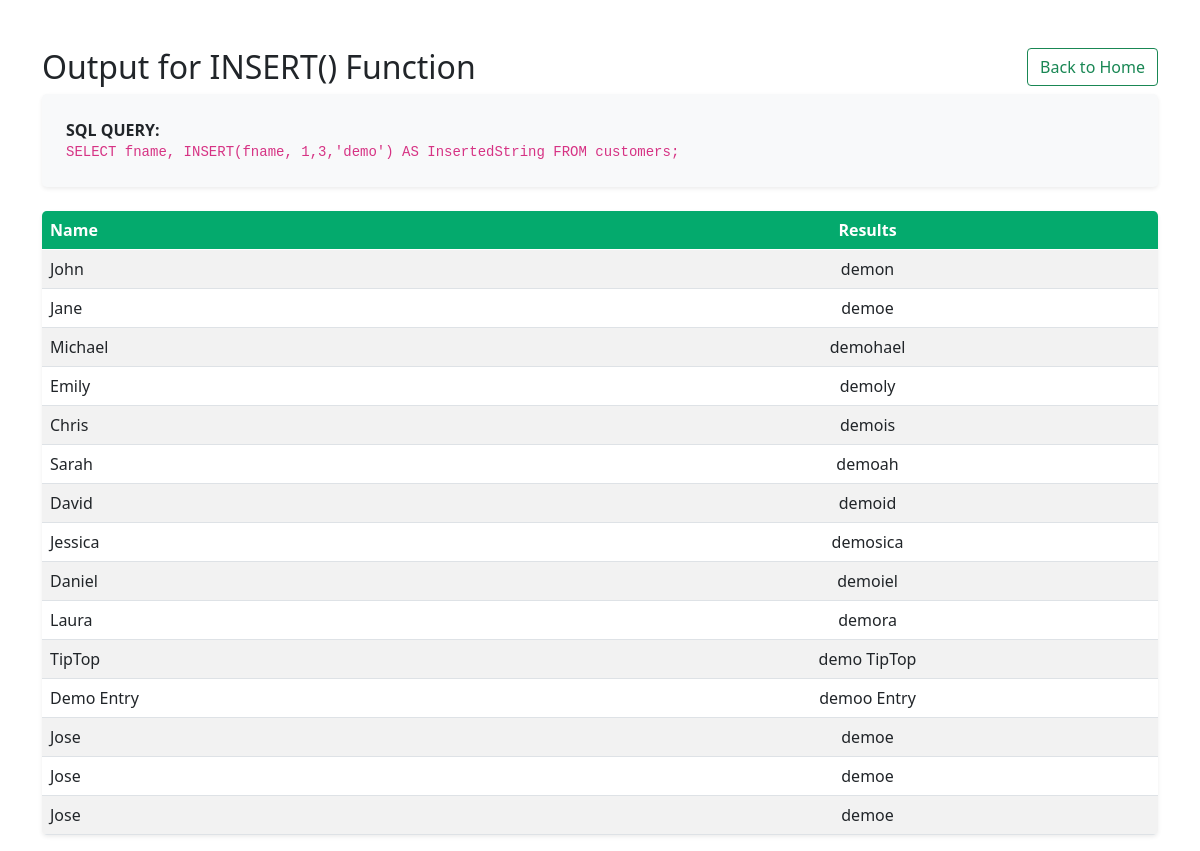
Screenshot of /String_Functions/INSERT_func.php with the database file from the repository.
### tables this page shows
CREATE TABLE `customers` (
  `userID` int(11) NOT NULL,
  `fname` varchar(100) NOT NULL,
  `lname` varchar(100) NOT NULL,
  `email` varchar(100) NOT NULL
);

### String_Functions/INSERT_func.php (the view, shortened to what this page needs)
<?php
include '../db.php';
$sql = "SELECT fname,  INSERT(fname, 1,3,'demo') AS InsertedString FROM customers;";
$result = $conn->query($sql);
?>
<head>
    <link href="https://cdn.jsdelivr.net/npm/bootstrap@5.0.2/dist/css/bootstrap.min.css" rel="stylesheet">
</head>
<body>
<div class='container mt-5'>
<div class= d-flex justify-content-between align-items-center mb-4>
<h2>Output for INSERT() Function</h2>
<div class=ms-auto><a class='btn btn-outline-success' href='../index.php'>Back to Home</a></div>
</div>
<div class="p-4 rounded-3 mb-4 shadow-sm" style="background-color: #f8f9fa;">
    <p class="mb-0"><strong>SQL QUERY:</strong>
    <br><code><?php echo $sql?></code></p>
</div>
<table class='table table-striped table-hover rounded-3 overflow-hidden shadow-sm'>
    <thead style='background-color:#04AA6D; color:white'>
        <tr>
            <th class=text-start>Name</th>
            <th class=text-center>Results</th>
        </tr>
    </thead>
<?php
if ($result->num_rows > 0) {
    while($row = $result->fetch_assoc()) {
        echo "<tr>";
        echo "<td class='text-start'>" . htmlspecialchars($row["fname"]) . "</td>";
        echo "<td class='text-center'>" . $row["InsertedString"] . "</td>";
        echo "</tr>";
    }
} else {
    echo "<tr><td colspan='2'>0 results found or query failed.</td></tr>";
}
echo "</table>";
echo "</div>";
?>
</body>

### rows the page displays
customers: fname "John", InsertedString "demon"
customers: fname "Jane", InsertedString "demoe"
customers: fname "Michael", InsertedString "demohael"
customers: fname "Emily", InsertedString "demoly"
customers: fname "Chris", InsertedString "demois"
customers: fname "Sarah", InsertedString "demoah"
customers: fname "David", InsertedString "demoid"
customers: fname "Jessica", InsertedString "demosica"
customers: fname "Daniel", InsertedString "demoiel"
customers: fname "Laura", InsertedString "demora"
customers: fname "TipTop", InsertedString "demo TipTop"
customers: fname "Demo Entry", InsertedString "demoo Entry"
customers: fname "Jose", InsertedString "demoe"
customers: fname "Jose", InsertedString "demoe"
customers: fname "Jose", InsertedString "demoe"

### other values shown
$sql "SELECT fname, INSERT(fname, 1,3,'demo') AS InsertedString FROM customers;"
